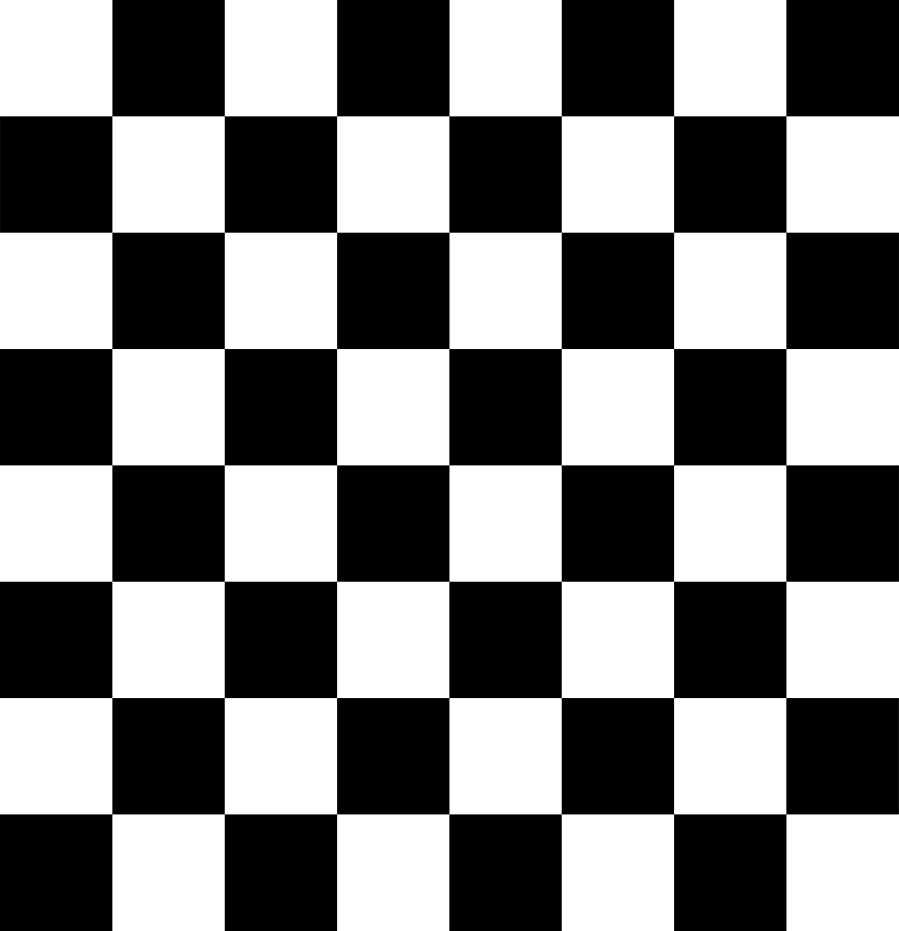
#> input picture cadangan_code/opencv_begginer/chessboard.png, 3595 x 3723 px (shown at 1/4 size)
$ python 11_bitwise_operation.py
#> lines starting #> are read from the running program, lines starting #| are printed output that depends on the picture; after the words box and inside, x2 and y2 are one past the last pixel; in counts of white or black regions, pixels touching at a corner belong together
import cv2
import numpy as np

img_1 = np.zeros((250, 500, 3), np.uint8)  # membuat gambar blank
img_1 = cv2.rectangle(img_1, (200, 0), (300, 100), (255, 255, 255), -1)  # membuat bentuk geometri persegi panjang

img_2 = cv2.imread('chessboard.png')  # untuk membaca gambar dan disimpan dalam variable , parameter : 0 (greyscale) , 1(rgb), -1(unchange)
#> img_2 is the input picture: shape (3723, 3595, 3); min 0, max 255, mean 127.5
img_2 = cv2.resize(img_2, (500, 250))  # mengatur ukuran gambar panjang * tinggi
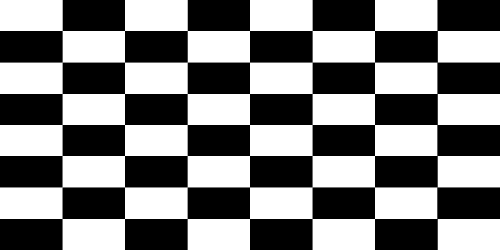
#> img_2: shape (250, 500, 3); min 0, max 255, mean 127.4

bitAnd = cv2.bitwise_and(img_1, img_2)  # operasi AND pada 2 nilai array pixel (image 1 && image 2) (true = nilai besar , false = nilai kecil)
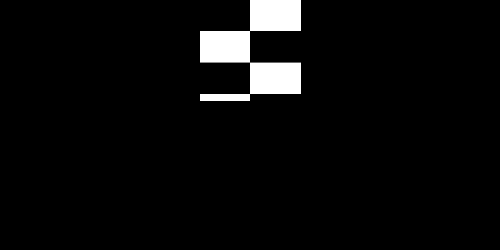
#> bitAnd: shape (250, 500, 3); min 0, max 255, mean 10.4
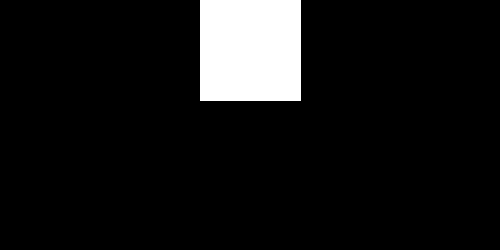
#> img_1: shape (250, 500, 3); 8.2% white; 1 white region, box (x1, y1, x2, y2) and area: (200, 0, 301, 101) 10201
bitOr = cv2.bitwise_or(img_1, img_2)  # operasi OR pada 2 nilai array pixel (image 1 || image 2) (true = nilai besar , false = nilai kecil)
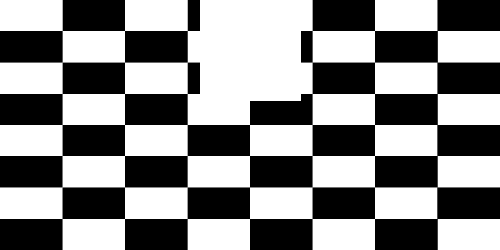
#> bitOr: shape (250, 500, 3); min 0, max 255, mean 137.8
bitXor = cv2.bitwise_xor(img_1,img_2) # operasi XOR pada 2 nilai array pixel (image 1 || image 2) (true = nilai besar , false = nilai kecil)
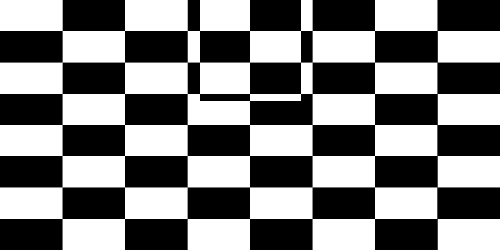
#> bitXor: shape (250, 500, 3); min 0, max 255, mean 127.4
bitNot1 = cv2.bitwise_not(img_1) # kebalikan dari input
bitNot2 = cv2.bitwise_not(img_2) # kebalikan dari input
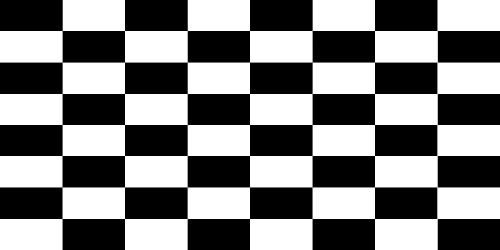
#> bitNot2: shape (250, 500, 3); min 0, max 255, mean 127.6

cv2.imshow('img_1', img_1)  # untuk memunculkan gambar dengan parameter : nama windows , variable gambar
cv2.imshow('img_2', img_2)  # untuk memunculkan gambar dengan parameter : nama windows , variable gambar

cv2.imshow('bitAnd', bitAnd)  # untuk memunculkan gambar dengan parameter : nama windows , variable gambar
cv2.imshow('bitOr', bitOr)  # untuk memunculkan gambar dengan parameter : nama windows , variable gambar
cv2.imshow('bitXor', bitXor)  # untuk memunculkan gambar dengan parameter : nama windows , variable gambar
cv2.imshow('bitNot1', bitNot1)  # untuk memunculkan gambar dengan parameter : nama windows , variable gambar
cv2.imshow('bitNot2', bitNot2)  # untuk memunculkan gambar dengan parameter : nama windows , variable gambar

cv2.waitKey(0)  # menunggu keyboard delay ms
cv2.destroyAllWindows()  # menutup semua windows yang ada

$ run again, with cadangan_code/opencv_begginer/smarties.png copied over cadangan_code/opencv_begginer/chessboard.png
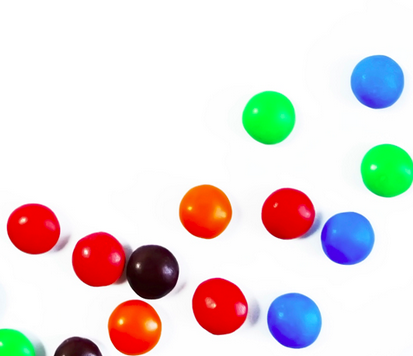
#> input picture cadangan_code/opencv_begginer/smarties.png, 413 x 356 px
#> img_2 is the input picture: shape (356, 413, 3); mean B, G, R 219.1, 220.4, 228.9
#> img_2: shape (250, 500, 3)
#> img_1: shape (250, 500, 3); 8.2% white; 1 white region, box (x1, y1, x2, y2) and area: (200, 0, 301, 101) 10201
#> `bitNot1 = cv2.bitwise_not(img_1)`:
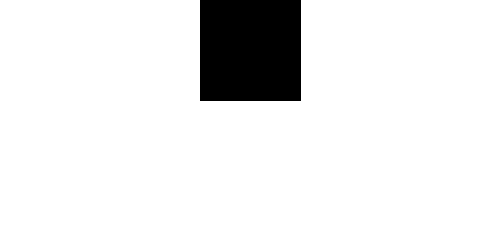
#> bitNot1: shape (250, 500, 3); 91.8% white; 1 black region, box (x1, y1, x2, y2) and area: (200, 0, 301, 101) 10201
#> `bitNot2 = cv2.bitwise_not(img_2)`:
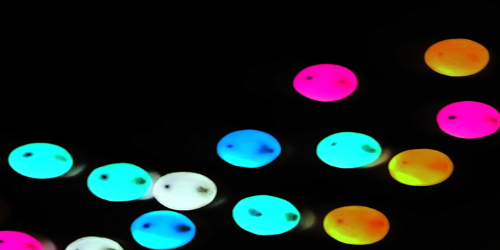
#> bitNot2: shape (250, 500, 3); mean B, G, R 35.9, 34.7, 26.1
